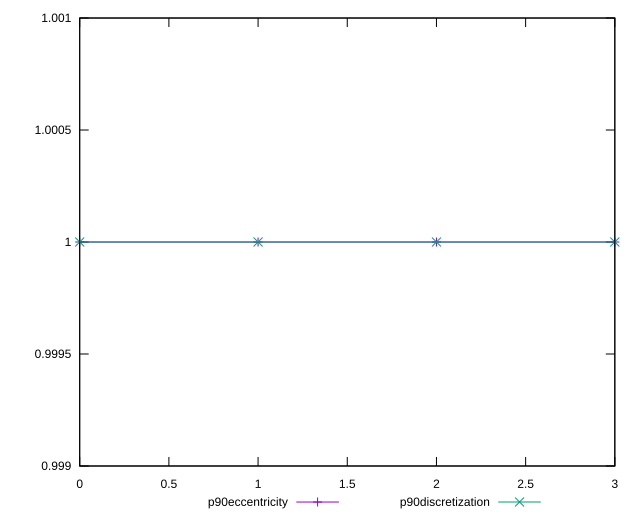

The gnuplot source for this figure:
reset

$p90Eccentricity <<EOF
0 1.0000000000000002
1 1
2 1.0000000000000002
3 0.9999999999999998
EOF

$p90Discretization <<EOF
0 1
1 1
2 1
3 1
EOF

set key outside below
set xrange [0:3]
set yrange [0.9989999999999998:1.0010000000000001]
set trange [0.9989999999999998:1.0010000000000001]
set terminal svg size 640, 520 enhanced background rgb 'white'
set output "reports/report_00027_2021-02-24T12-40-31.850Z/speed-index/progression/eccentricity.svg"

plot $p90Eccentricity title "p90eccentricity" with linespoints, \
     $p90Discretization title "p90discretization" with linespoints

reset
